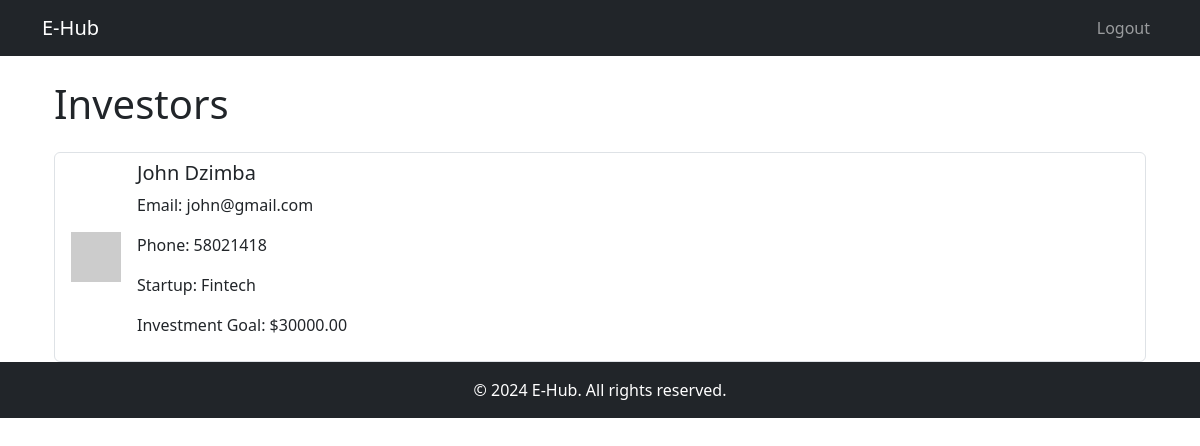
The page /investors/ (signed in) on the database its author committed.
### myapp/models.py (models this page shows, shortened)
class Investor(models.Model):
    user = models.OneToOneField(settings.AUTH_USER_MODEL, on_delete=models.CASCADE, related_name="investor")
    first_name = models.CharField(max_length=100)
    last_name = models.CharField(max_length=100)
    email = models.EmailField(unique=True)
    phone_number = models.CharField(max_length=15, blank=True, null=True)
    startup_name = models.CharField(max_length=200)
    investment_goal = models.DecimalField(max_digits=10, decimal_places=2)
    date_joined = models.DateTimeField(auto_now_add=True)
    image = models.ImageField(upload_to='investor_images/', blank=True, null=True)
    funding_applications = models.ManyToManyField(
        'FundingApplication', related_name="interested_in_investors", blank=True
    )
    funding_opportunities = models.ManyToManyField(
        'FundingRequest', related_name="interested_investors_set", blank=True
    )

### myapp/views.py (the view)
# urls.py: path('investors/', views.investor_list, name='investor_list'),
def investor_list(request):
    investors = Investor.objects.all()  # Get all investors from the database
    if request.headers.get('X-Requested-With') == 'XMLHttpRequest':
        return render(request, 'dashboard/investor_list_partial.html', {'investors': investors})
    return render(request, 'dashboard//investor_list.html', {'investors': investors})

### myapp/templates/dashboard/investor_list.html
{% extends "base_generic.html" %}
{% block content %}
<div class="container">
    <h1 class="my-4">Investors</h1>
    <div class="list-group">
        {% for investor in investors %}
            <div class="list-group-item">
                <div class="d-flex align-items-center">
                    {% if investor.image %}
                        <img src="{{ investor.image.url }}" alt="{{ investor.first_name }} {{ investor.last_name }}" class="me-3" style="width: 50px; height: 50px; object-fit: cover;">
                    {% else %}
                        <img src="https://via.placeholder.com/50" alt="No Image" class="me-3">
                    {% endif %}
                    <div>
                        <h5>{{ investor.first_name }} {{ investor.last_name }}</h5>
                        <p>Email: {{ investor.email }}</p>
                        <p>Phone: {{ investor.phone_number }}</p>
                        <p>Startup: {{ investor.startup_name }}</p>
                        <p>Investment Goal: ${{ investor.investment_goal|floatformat:2 }}</p>
                    </div>
                </div>
            </div>
        {% empty %}
            <p>No investors found.</p>
        {% endfor %}
    </div>
</div>
{% endblock %}

### rows shown on the page
Investor: first_name "John", last_name "Dzimba", email "john@gmail.com", phone_number "58021418", startup_name "Fintech", investment_goal "30000.00"
